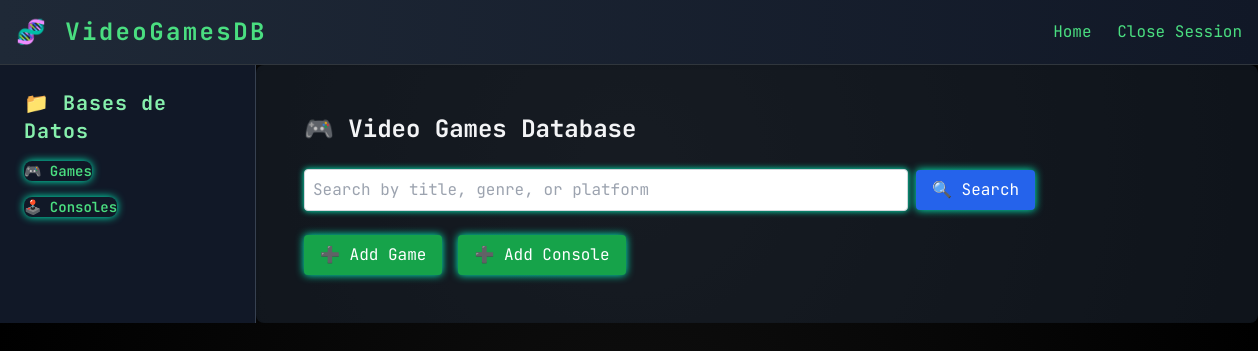
Page / (signed in) on the earlier database version.
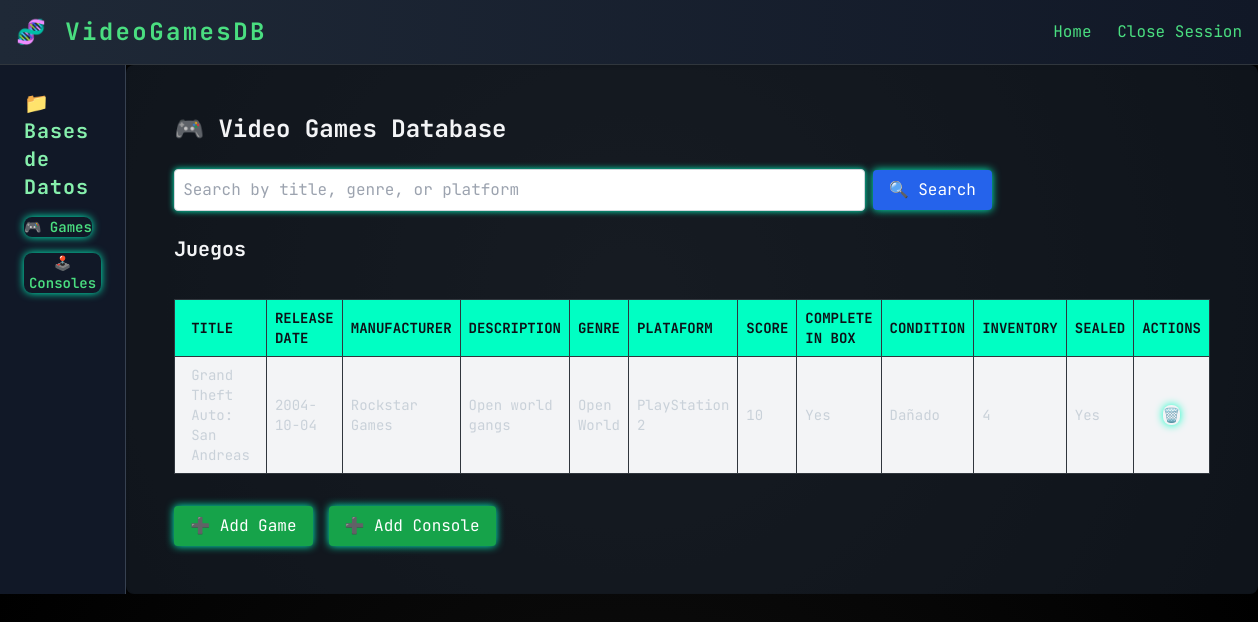
Same page on the later database version.
### tables this page shows
CREATE TABLE games (
            id INTEGER PRIMARY KEY AUTOINCREMENT,
            title TEXT NOT NULL,
            release_date INTEGER,
            manufacturer TEXT NOT NULL,
            description TEXT,
            genre TEXT,
            platform TEXT,
            platform_normalized TEXT,
            score INTEGER,
            complete_in_box BOOLEAN,
            condition TEXT,
            inventory INTEGER,
            sealed INTEGER
        );

### tools/test.py (the view)
@app.route('/')
@login_required
def index():
    conn = get_db_connection()
    search_query = request.args.get('q', '')
    if search_query:
        games = conn.execute(
            '''
            SELECT * FROM games
            WHERE LOWER(title) LIKE ? OR LOWER(genre) LIKE ? OR LOWER(platform) LIKE ?
            ''',
            tuple(['%' + search_query.lower() + '%'] * 3)
        ).fetchall()
    else:
        games = conn.execute('SELECT * FROM games').fetchall()
    consoles = conn.execute('SELECT * FROM consoles').fetchall()
    conn.close()
    return render_template('index.html', games=games, consoles=consoles, query=search_query)

### connection.py (called while the page is built)
def get_db_connection():
    database_path = os.getenv('DATABASE_PATH', 'db/videogames.db')
    try:
        connection = sqlite3.connect(database_path)
        connection.row_factory = sqlite3.Row  # Permite acceder a columnas por nombre
        return connection
    except sqlite3.Error as e:
        print(f"Error connecting to the database: {e}")
        raise

### tools/test.py (called while the page is built)
def login_required(f):
    @wraps(f)
    def decorated_function(*args, **kwargs):
        if 'user_id' not in session:
            return redirect(url_for('login'))
        return f(*args, **kwargs)
    return decorated_function

### templates/index.html (shortened to what this page needs)
{% extends "layouts/base.html" %}
{% block content %}
<div class="p-6">
    <h1 class="text-2xl font-bold mb-6">
        🎮
        {% if platform %}
            Games for {{ platform|capitalize }}
        {% elif model %}
            Consoles for {{ model|capitalize }}
        {% else %}
            Video Games Database
        {% endif %}
    </h1>
    {% if not platform and not model %}
    <form method="get" action="/" class="mb-6 flex items-center space-x-2">
        <input
            id="search"
            type="text"
            name="q"
            class="border border-gray-300 dark:border-gray-600 bg-white dark:bg-gray-900 text-gray-900 dark:text-gray-100 p-2 w-2/3 rounded"
            placeholder="Search by title, genre, or platform"
            value="{{ query }}"
            aria-label="Search by title, genre, or platform"
        >
        <button type="submit" class="px-4 py-2 bg-blue-600 hover:bg-blue-700 text-white rounded">
            🔍 Search
        </button>
    </form>
    {% endif %}
    {% if games %}
    <h2 class="text-xl font-bold mb-4">Juegos</h2>
    <div class="overflow-x-auto mb-8">
        <table class="table-auto w-full border-collapse text-sm">
            <thead>
                <tr class="bg-green-600 text-white">
                    <th class="px-4 py-2 text-left">Title</th>
                    <th class="px-2 py-2">Release Date</th>
                    <th class="px-2 py-2">Manufacturer</th>
                    <th class="px-2 py-2">Description</th>
                    <th class="px-2 py-2">Genre</th>
                    <th class="px-2 py-2">Plataform</th>
                    <th class="px-2 py-2">Score</th>
                    <th class="px-2 py-2">Complete In Box</th>
                    <th class="px-2 py-2">Condition</th>
                    <th class="px-2 py-2">Inventory</th>
                    <th class="px-2 py-2">Sealed</th>
                    <th class="px-2 py-2">Actions</th>
                </tr>
            </thead>
            <tbody>
                {% for game in games %}
                <tr class="odd:bg-gray-100 dark:odd:bg-gray-800">
                    <td class="border px-4 py-2">{{ game.title }}</td>
                    <td class="border px-2 py-2">{{ game.release_date }}</td>
                    <td class="border px-2 py-2">{{ game.manufacturer }}</td>
                    <td class="border px-2 py-2">{{ game.description }}</td>
                    <td class="border px-2 py-2">{{ game.genre }}</td>
                    <td class="border px-2 py-2">{{ game.platform }}</td>
                    <td class="border px-2 py-2">{{ game.score }}</td>
                    <td class="border px-2 py-2">{{ 'Yes' if game.complete_in_box else 'No' }}</td>
                    <td class="border px-2 py-2">{{ game.condition }}</td>
                    <td class="border px-2 py-2">{{ game.inventory }}</td>
                    <td class="border px-2 py-2">{{ 'Yes' if game.sealed else 'No' }}</td>
                    <td class="border px-2 py-2 text-center">
                        <form action="/delete/{{ game.id }}" method="post" onsubmit="return confirm('You sure you want to delete this game?')">
                            <button type="submit" class="text-red-600 hover:text-red-800" title="Delete game">
                                🗑️
                            </button>
                        </form>
                    </td>
                </tr>
                {% else %}
                <tr>
                    <td colspan="12" class="text-center py-4 text-gray-500">No Games Found.</td>
                </tr>
                {% endfor %}
            </tbody>
        </table>
    </div>
    {% endif %}
    <div class="flex space-x-4">
        <button data-modal-target="modal-game" data-modal-toggle="modal-game"
            class="bg-green-600 hover:bg-green-700 text-white px-4 py-2 rounded">
            ➕ Add Game
        </button>
        <button data-modal-target="modal-console" data-modal-toggle="modal-console"
            class="bg-green-600 hover:bg-green-700 text-white px-4 py-2 rounded">
            ➕ Add Console
        </button>
    </div>
</div>
{% endblock %}

### templates/layouts/base.html (shortened to what this page needs)
<!DOCTYPE html>
<html lang="en">
<head>
    <script src="https://cdn.tailwindcss.com"></script>
    <link rel="stylesheet" href="https://cdnjs.cloudflare.com/ajax/libs/flowbite/2.3.0/flowbite.min.css" />
    <link rel="stylesheet" href="{{ url_for('static', filename='css/style.css') }}">
</head>
<body class="bg-gray-900 text-gray-100">
    <nav class="bg-gradient-to-r from-gray-800 to-gray-900 shadow-md p-4 flex justify-between items-center text-green-400">
        <div class="text-2xl font-bold tracking-widest">🧬 VideoGamesDB</div>
        <div class="space-x-4">
            <a href="/" class="hover:text-green-200 transition">Home</a>
            {% if session.get('user_id') %}
                <a href="/logout" class="hover:text-red-400 transition">Close Session</a>
            {% else %}
                <a href="/login" class="hover:text-green-200 transition">Login</a>
            {% endif %}
        </div>
    </nav>
    <div class="flex">
        {% include 'sidebar.html' %}
        <main class="flex-1 p-6 bg-gray-800 bg-opacity-50 rounded-lg shadow-inner text-gray-100">
            {% block content %}
            {% endblock %}
        </main>
    </div>
</body>
</html>

### templates/sidebar.html (shortened to what this page needs)
<aside class="w-64 bg-gray-900 border-r border-gray-700 p-6 space-y-4 text-sm text-green-400" x-data="{ openGames: false, openConsoles: false }">
    <h2 class="text-xl font-bold mb-4 text-green-300 tracking-wider">📁 Bases de Datos</h2>
    <div>
        <button @click="openGames = !openGames" class="font-semibold hover:text-green-200 transition duration-200">
            🎮 Games
        </button>
    </div>
    <div>
        <button @click="openConsoles = !openConsoles" class="font-semibold hover:text-green-200 transition duration-200">
            🕹️ Consoles
        </button>
    </div>
</aside>

### static/css/style.css (style rules this page uses)
body { margin: 0; padding: 0; font-family: 'JetBrains Mono', monospace; background-color: #000000; color: #c9d1d9; }
a { text-decoration: none; color: #58a6ff; transition: all 0.2s ease-in-out; }
nav { background-color: #0d1117; border-bottom: 1px solid #30363d; padding: 16px; display: flex; justify-content: space-between; align-items: center; }
button { background: linear-gradient(90deg, #00ffc3, #00c0ff); color: #0d1117; border: none; padding: 10px 20px; border-radius: 8px; font-weight: bold; cursor: pointer; box-shadow: 0 0 8px #00ffc3; transition: transform 0.2s ease-in-out, box-shadow 0.3s ease-in-out; }
input, select, textarea { background-color: #161b22; color: #c9d1d9; border: 1px solid #30363d; padding: 8px; border-radius: 6px; width: 100%; margin-bottom: 12px; }
input[type="text"] { box-shadow: 0 0 6px #00ffc3; transition: box-shadow 0.3s ease-in-out; }
table { width: 100%; border-collapse: collapse; margin-top: 20px; color: #c9d1d9; }
th, td { padding: 12px; border: 1px solid #30363d; text-align: left; }
th { background-color: #00ffc3; color: #0d1117; font-weight: bold; text-transform: uppercase; }

### templates/layouts/base.html (style rules this page uses)
body { background-image: radial-gradient(circle at center, #0f0f0f, #000000); font-family: 'JetBrains Mono', monospace; }
a { transition: all 0.2s ease-in-out; }

Differences in the rows shown:
added games: title "Grand Theft Auto: San Andreas", release_date "2004-10-04", manufacturer "Rockstar Games", description "Open world gangs", genre "Open World", platform "PlayStation 2", score "10", complete_in_box "Yes", condition "Dañado", inventory "4", sealed "Yes"
Other differences:
text now shown: "Juegos TITLE RELEASE DATE MANUFACTURER DESCRIPTION GENRE PLATAFORM SCORE COMPLETE IN BOX CONDITION INVENTORY SEALED ACTIONS"
